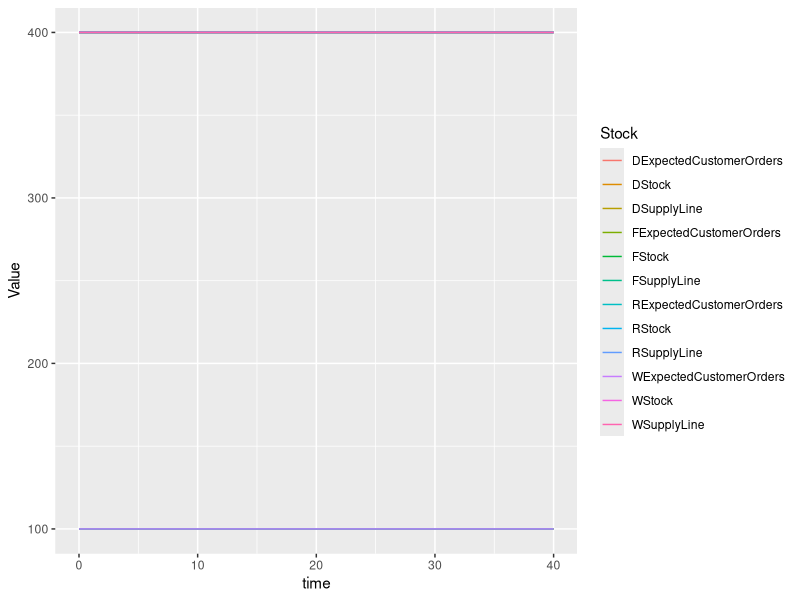

Here is the R script that generated this plot:
###########################################
# Translation of Vensim file.
# Date created: 2017-11-10 16:57:13
###########################################
library(deSolve)
library(ggplot2)
library(tidyr)
#Displaying the simulation run parameters
START_TIME <- 0.000000
FINISH_TIME <- 40.000000
TIME_STEP <- 0.125000
#Setting aux param to NULL
auxs<-NULL

#Generating the simulation time vector
simtime<-seq(0.000000,40.000000,by=0.125000)
# Writing global variables (stocks and dependent auxs)
stocks <-c( DExpectedCustomerOrders = 100 , DStock = 400 , DSupplyLine = 400 , FExpectedCustomerOrders = 100 , FStock = 400 , FSupplyLine = 400 , RExpectedCustomerOrders = 100 , RStock = 400 , RSupplyLine = 400 , WExpectedCustomerOrders = 100 , WStock = 400 , WSupplyLine = 400 )
# This is the model function called from ode
model <- function(time, stocks, auxs){
  with(as.list(c(stocks, auxs)),{
    ALPHA <- 1
    BETA <- 0.05
    DDeliveryDelay <- 4
    DAcquisitionRate <- DSupplyLine/DDeliveryDelay
    DDesiredInventory <- 400
    DALPHA <- 1
    DInventoryAdjustmentTime <- 1/DALPHA
    DAdjustmentforInventory <- (DDesiredInventory-DStock)/DInventoryAdjustmentTime
    DDesiredSupplyLine <- DDeliveryDelay*DExpectedCustomerOrders
    DBETA <- 0.05
    DSupplyLIneAdjustmentTime <- 1/DBETA
    DAdjustmentforSupplyLine <- (DDesiredSupplyLine-DSupplyLine)/DSupplyLIneAdjustmentTime
    DAdjustmentTime <- 1
    WDeliveryDelay <- 4
    WDesiredSupplyLine <- WDeliveryDelay*WExpectedCustomerOrders
    WBETA <- 0.05
    WSupplyLIneAdjustmentTime <- 1/WBETA
    WAdjustmentforSupplyLine <- (WDesiredSupplyLine-WSupplyLine)/WSupplyLIneAdjustmentTime
    WDesiredInventory <- 400
    WALPHA <- 1
    WInventoryAdjustmentTime <- 1/WALPHA
    WAdjustmentforInventory <- (WDesiredInventory-WStock)/WInventoryAdjustmentTime
    WDesiredDeliveryRate <- WAdjustmentforInventory+WExpectedCustomerOrders
    WIndicatedOrders <- max(0,WAdjustmentforSupplyLine+WDesiredDeliveryRate)
    DCustomerOrders <- WIndicatedOrders
    DErrorTerm <- DCustomerOrders-DExpectedCustomerOrders
    DCECO <- DErrorTerm/DAdjustmentTime
    DDesiredDeliveryRate <- DAdjustmentforInventory+DExpectedCustomerOrders
    DIndicatedOrders <- max(0,DAdjustmentforSupplyLine+DDesiredDeliveryRate)
    DMinShipmentTime <- 1
    DMaximumShippedOrders <- DStock/DMinShipmentTime
    FCustomerOrders <- DIndicatedOrders
    FMinShipmentTime <- 1
    FMaximumShippedOrders <- FStock/FMinShipmentTime
    FShipmentRate <- min(FCustomerOrders,FMaximumShippedOrders)
    DOrderRate <- FShipmentRate
    DShipmentRate <- min(DCustomerOrders,DMaximumShippedOrders)
    FDeliveryDelay <- 4
    FAcquisitionRate <- FSupplyLine/FDeliveryDelay
    FDesiredInventory <- 400
    FALPHA <- 1
    FInventoryAdjustmentTime <- 1/FALPHA
    FAdjustmentforInventory <- (FDesiredInventory-FStock)/FInventoryAdjustmentTime
    FDesiredSupplyLine <- FDeliveryDelay*FExpectedCustomerOrders
    FBETA <- 0.05
    FSupplyLIneAdjustmentTime <- 1/FBETA
    FAdjustmentforSupplyLine <- (FDesiredSupplyLine-FSupplyLine)/FSupplyLIneAdjustmentTime
    FAdjustmentTime <- 1
    FErrorTerm <- FCustomerOrders-FExpectedCustomerOrders
    FCECO <- FErrorTerm/FAdjustmentTime
    FDesiredDeliveryRate <- FAdjustmentforInventory+FExpectedCustomerOrders
    FIndicatedOrders <- FAdjustmentforSupplyLine+FDesiredDeliveryRate
    FOrderRate <- max(0,FIndicatedOrders)
    InventoryAdjustmentTime <- 1/ALPHA
    MinShipmentTime <- 1
    RDeliveryDelay <- 4
    RAcquisitionRate <- RSupplyLine/RDeliveryDelay
    RDesiredInventory <- 400
    RALPHA <- 1
    RInventoryAdjustmentTime <- 1/RALPHA
    RAdjustmentforInventory <- (RDesiredInventory-RStock)/RInventoryAdjustmentTime
    RDesiredSupplyLine <- RDeliveryDelay*RExpectedCustomerOrders
    RBETA <- 0.05
    RSupplyLIneAdjustmentTime <- 1/RBETA
    RAdjustmentforSupplyLine <- (RDesiredSupplyLine-RSupplyLine)/RSupplyLIneAdjustmentTime
    RAdjustmentTime <- 1
    RCustomerOrders <- 100
    RErrorTerm <- RCustomerOrders-RExpectedCustomerOrders
    RCECO <- RErrorTerm/RAdjustmentTime
    RDesiredDeliveryRate <- RAdjustmentforInventory+RExpectedCustomerOrders
    RIndicatedOrders <- max(0,RAdjustmentforSupplyLine+RDesiredDeliveryRate)
    RMinShipmentTime <- 1
    RMaximumShippedOrders <- RStock/RMinShipmentTime
    WCustomerOrders <- RIndicatedOrders
    WMinShipmentTime <- 1
    WMaximumShippedOrders <- WStock/WMinShipmentTime
    WShipmentRate <- min(WCustomerOrders,WMaximumShippedOrders)
    ROrderRate <- WShipmentRate
    RShipmentRate <- min(RCustomerOrders,RMaximumShippedOrders)
    SupplyLIneAdjustmentTime <- 1/BETA
    WAcquisitionRate <- WSupplyLine/WDeliveryDelay
    WAdjustmentTime <- 1
    WErrorTerm <- WCustomerOrders-WExpectedCustomerOrders
    WCECO <- WErrorTerm/WAdjustmentTime
    WOrderRate <- DShipmentRate
    d_DT_DExpectedCustomerOrders  <- DCECO
    d_DT_DStock  <- DAcquisitionRate-DShipmentRate
    d_DT_DSupplyLine  <- DOrderRate-DAcquisitionRate
    d_DT_FExpectedCustomerOrders  <- FCECO
    d_DT_FStock  <- FAcquisitionRate-FShipmentRate
    d_DT_FSupplyLine  <- FOrderRate-FAcquisitionRate
    d_DT_RExpectedCustomerOrders  <- RCECO
    d_DT_RStock  <- RAcquisitionRate-RShipmentRate
    d_DT_RSupplyLine  <- ROrderRate-RAcquisitionRate
    d_DT_WExpectedCustomerOrders  <- WCECO
    d_DT_WStock  <- WAcquisitionRate-WShipmentRate
    d_DT_WSupplyLine  <- WOrderRate-WAcquisitionRate
    return (list(c(d_DT_DExpectedCustomerOrders,d_DT_DStock,d_DT_DSupplyLine,d_DT_FExpectedCustomerOrders,d_DT_FStock,d_DT_FSupplyLine,d_DT_RExpectedCustomerOrders,d_DT_RStock,d_DT_RSupplyLine,d_DT_WExpectedCustomerOrders,d_DT_WStock,d_DT_WSupplyLine)))
  })
}
# Function call to run simulation
o<-data.frame(ode(y=stocks,times=simtime,func=model,parms=auxs,method='euler'))
to<-gather(o,key=Stock,value=Value,2:ncol(o))
ggplot(data=to)+geom_line(aes(x=time,y=Value,colour=Stock))


#----------------------------------------------------
# Original text file exported from Vensim
#  D Expected Customer Orders = INTEG( D CECO , 100) 
#  D Stock = INTEG( D Acquisition Rate - D Shipment Rate , 400) 
#  D Supply Line = INTEG( D Order Rate - D Acquisition Rate , 400) 
#  F Expected Customer Orders = INTEG( F CECO , 100) 
#  F Stock = INTEG( F Acquisition Rate - F Shipment Rate , 400) 
#  F Supply Line = INTEG( F Order Rate - F Acquisition Rate , 400) 
#  R Expected Customer Orders = INTEG( R CECO , 100) 
#  R Stock = INTEG( R Acquisition Rate - R Shipment Rate , 400) 
#  R Supply Line = INTEG( R Order Rate - R Acquisition Rate , 400) 
#  W Expected Customer Orders = INTEG( W CECO , 100) 
#  W Stock = INTEG( W Acquisition Rate - W Shipment Rate , 400) 
#  W Supply Line = INTEG( W Order Rate - W Acquisition Rate , 400) 
#  ALPHA = 1
#  BETA = 0.05
#  D Delivery Delay = 4
#  D Acquisition Rate = D Supply Line / D Delivery Delay 
#  D Desired Inventory = 400
#  D ALPHA = 1
#  D Inventory Adjustment Time = 1 / D ALPHA 
#  D Adjustment for Inventory = ( D Desired Inventory - D Stock ) / D Inventory Adjustment Time
#  D Desired Supply Line = D Delivery Delay * D Expected Customer Orders 
#  D BETA = 0.05
#  D Supply LIne Adjustment Time = 1 / D BETA 
#  D Adjustment for Supply Line = ( D Desired Supply Line - D Supply Line ) / D Supply LIne Adjustment Time 
#  D Adjustment Time = 1
#  W Delivery Delay = 4
#  W Desired Supply Line = W Delivery Delay * W Expected Customer Orders 
#  W BETA = 0.05
#  W Supply LIne Adjustment Time = 1 / W BETA 
#  W Adjustment for Supply Line = ( W Desired Supply Line - W Supply Line ) / W Supply LIne Adjustment Time 
#  W Desired Inventory = 400
#  W ALPHA = 1
#  W Inventory Adjustment Time = 1 / W ALPHA 
#  W Adjustment for Inventory = ( W Desired Inventory - W Stock ) / W Inventory Adjustment Time
#  W Desired Delivery Rate = W Adjustment for Inventory + W Expected Customer Orders
#  W Indicated Orders = max ( 0, W Adjustment for Supply Line + W Desired Delivery Rate) 
#  D Customer Orders = W Indicated Orders 
#  D Error Term = D Customer Orders - D Expected Customer Orders 
#  D CECO = D Error Term / D Adjustment Time 
#  D Desired Delivery Rate = D Adjustment for Inventory + D Expected Customer Orders
#  D Indicated Orders = max ( 0, D Adjustment for Supply Line + D Desired Delivery Rate) 
#  D Min Shipment Time = 1
#  D Maximum Shipped Orders = D Stock / D Min Shipment Time 
#  F Customer Orders = D Indicated Orders 
#  F Min Shipment Time = 1
#  F Maximum Shipped Orders = F Stock / F Min Shipment Time 
#  F Shipment Rate = min ( F Customer Orders , F Maximum Shipped Orders ) 
#  D Order Rate = F Shipment Rate 
#  D Shipment Rate = min ( D Customer Orders , D Maximum Shipped Orders ) 
#  F Delivery Delay = 4
#  F Acquisition Rate = F Supply Line / F Delivery Delay 
#  F Desired Inventory = 400
#  F ALPHA = 1
#  F Inventory Adjustment Time = 1 / F ALPHA 
#  F Adjustment for Inventory = ( F Desired Inventory - F Stock ) / F Inventory Adjustment Time
#  F Desired Supply Line = F Delivery Delay * F Expected Customer Orders 
#  F BETA = 0.05
#  F Supply LIne Adjustment Time = 1 / F BETA 
#  F Adjustment for Supply Line = ( F Desired Supply Line - F Supply Line ) / F Supply LIne Adjustment Time 
#  F Adjustment Time = 1
#  F Error Term = F Customer Orders - F Expected Customer Orders 
#  F CECO = F Error Term / F Adjustment Time 
#  F Desired Delivery Rate = F Adjustment for Inventory + F Expected Customer Orders
#  F Indicated Orders = F Adjustment for Supply Line + F Desired Delivery Rate
#  F Order Rate = max ( 0, F Indicated Orders ) 
#  FINAL TIME = 40
#  INITIAL TIME = 0
#  Inventory Adjustment Time = 1 / ALPHA 
#  Min Shipment Time = 1
#  R Delivery Delay = 4
#  R Acquisition Rate = R Supply Line / R Delivery Delay 
#  R Desired Inventory = 400
#  R ALPHA = 1
#  R Inventory Adjustment Time = 1 / R ALPHA 
#  R Adjustment for Inventory = ( R Desired Inventory - R Stock ) / R Inventory Adjustment Time
#  R Desired Supply Line = R Delivery Delay * R Expected Customer Orders 
#  R BETA = 0.05
#  R Supply LIne Adjustment Time = 1 / R BETA 
#  R Adjustment for Supply Line = ( R Desired Supply Line - R Supply Line ) / R Supply LIne Adjustment Time 
#  R Adjustment Time = 1
#  R Customer Orders = 100 
#  R Error Term = R Customer Orders - R Expected Customer Orders 
#  R CECO = R Error Term / R Adjustment Time 
#  R Desired Delivery Rate = R Adjustment for Inventory + R Expected Customer Orders
#  R Indicated Orders = max ( 0, R Adjustment for Supply Line + R Desired Delivery Rate) 
#  R Min Shipment Time = 1
#  R Maximum Shipped Orders = R Stock / R Min Shipment Time 
#  W Customer Orders = R Indicated Orders 
#  W Min Shipment Time = 1
#  W Maximum Shipped Orders = W Stock / W Min Shipment Time 
#  W Shipment Rate = min ( W Customer Orders , W Maximum Shipped Orders ) 
#  R Order Rate = W Shipment Rate 
#  R Shipment Rate = min ( R Customer Orders , R Maximum Shipped Orders ) 
#  TIME STEP = 0.125
#  Supply LIne Adjustment Time = 1 / BETA 
#  W Acquisition Rate = W Supply Line / W Delivery Delay 
#  W Adjustment Time = 1
#  W Error Term = W Customer Orders - W Expected Customer Orders 
#  W CECO = W Error Term / W Adjustment Time 
#  W Order Rate = D Shipment Rate 
#----------------------------------------------------
